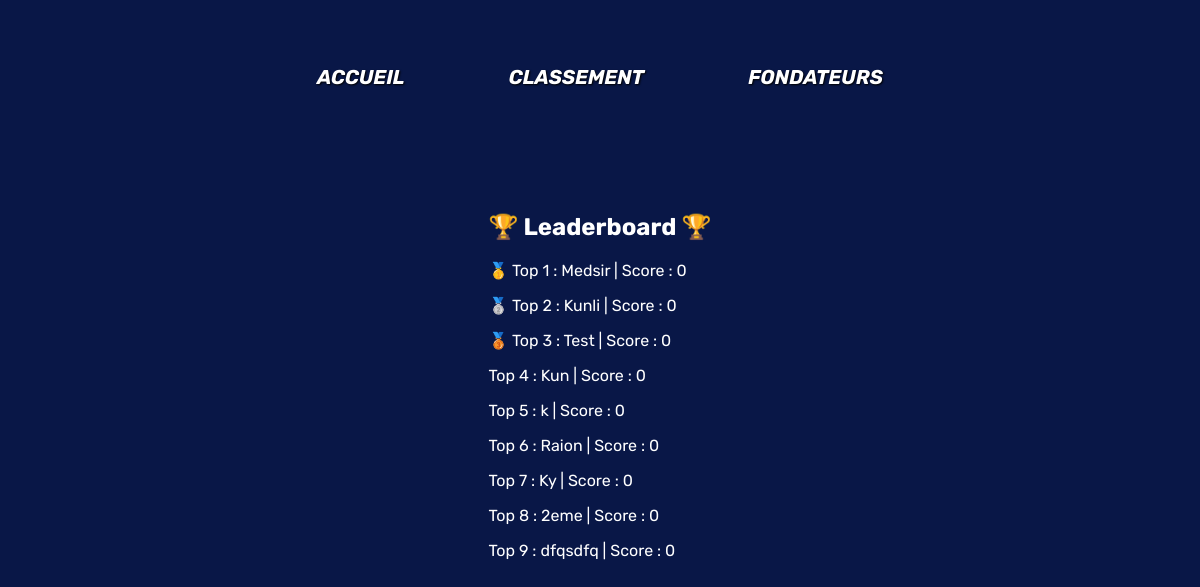
The app's page /leaderboard with its own data.
### tables this page shows
CREATE TABLE users (
    id INTEGER PRIMARY KEY AUTOINCREMENT,
    username TEXT NOT NULL,
    email TEXT NOT NULL,
    password TEXT NOT NULL,
    nb_parties INTEGER,
    nb_victoires_classique INTEGER,
    nb_victoires_tournois INTEGER,
    taux_victoire INTEGER,
    rang TEXT,
    score_total INTEGER,
    niveau INTEGER,
    avatar TEXT

);

CREATE TABLE leaderboard (
    id INT PRIMARY KEY,
    score TEXT NOT NULL,
    FOREIGN KEY (id) REFERENCES users(id)
    
);

### main.py (the view)
@app.route("/leaderboard")
def leaderboard():
    leaderboard_list = get_leaderboard()
    return render_template("./leaderboard.html", leaderboard=leaderboard_list, iter_liste=range(len(leaderboard_list)))

### kfonctions.py (called while the page is built)
def get_leaderboard()->list[tuple]:
    try:
        con = sqlite3.connect("./database/database.db")
        cur = con.cursor()
        sqlreq = f"SELECT score, username FROM leaderboard JOIN users ON users.id = leaderboard.id ORDER BY score DESC"
        res = cur.execute(sqlreq)
        reslist = res.fetchall()
        con.close()
        print("test", reslist)
        if(len(reslist) > 10):
            return reslist[0:9]
        else:
            return reslist
    except Exception as erreur:
        print("Erreur dans get_leaderboard() :", erreur)
        return []

### templates/leaderboard.html (shortened to what this page needs)
<!DOCTYPE html>
<html>
<head>
    <link rel="stylesheet" href="{{url_for('static', filename='leaderboard.css')}}">
</head>
<body class="leaderboard_body">
    <div class="haut_de_page">
        <div class="container_main">
            <div class="header">
                <a class="header_link" href="/">ACCUEIL</a>
                <a class="header_link" href="leaderboard">CLASSEMENT</a>
                <a class="header_link" href="/">FONDATEURS</a>
            </div>
            <div class="leaderboard_container">
                <div class="leaderboard">
                    <h2 class="leaderboard_title"> 🏆 Leaderboard 🏆 </h2>
                    {% for i in iter_liste %}
                        {% if i == 0 : %}
                        <p> 🥇 Top {{i+1}} : {{leaderboard[i][1]}} | Score : {{leaderboard[i][0]}}</p>
                        {% elif i == 1 %}
                        <p> 🥈 Top {{i+1}} : {{leaderboard[i][1]}} | Score : {{leaderboard[i][0]}}</p>
                        {% elif i == 2 %}
                        <p> 🥉 Top {{i+1}} : {{leaderboard[i][1]}} | Score : {{leaderboard[i][0]}}</p>
                        {% else %}
                        <p> Top {{i+1}} : {{leaderboard[i][1]}} | Score : {{leaderboard[i][0]}}</p>
                        {% endif %}
                    {% endfor %}
                </div>
            </div>
            </div>
</body>
</html>

### static/leaderboard.css (style rules this page uses)
body { background-color: rgb(9, 23, 71); }
html { scroll-behavior: smooth; }
.container_main { padding: 65px 80px 160px; background-size: cover; animation-timeline: scroll(); }
.header { font-family: 'Rubik', sans-serif; font-weight:bolder; font-style: italic; display: flex; justify-content: center; font-size: 20px; }
.header_link { color: white; text-decoration: none; margin-inline: 5%; text-shadow: 1px 1px 2px black; }
.leaderboard_container { margin: 10%; display: flex; justify-content: center; }
.leaderboard { color:white; font-family: 'Rubik', sans-serif;; }

### static/styles.css (style rules this page uses)
html { height: 100%; }
body { margin: 0px; height: 100%; }

### records on screen
users: username "Medsir"
leaderboard: score "0"
users: username "Kunli"
leaderboard: score "0"
users: username "Test"
leaderboard: score "0"
users: username "Kun"
leaderboard: score "0"
users: username "k"
leaderboard: score "0"
users: username "Raion"
leaderboard: score "0"
users: username "Ky"
leaderboard: score "0"
users: username "2eme"
leaderboard: score "0"
users: username "dfqsdfq"
leaderboard: score "0"

### other values on screen
{{ i+1 }} "1"
{{ i+1 }} "2"
{{ i+1 }} "3"
{{ i+1 }} "4" "5" "6" "7" "8" "9"
